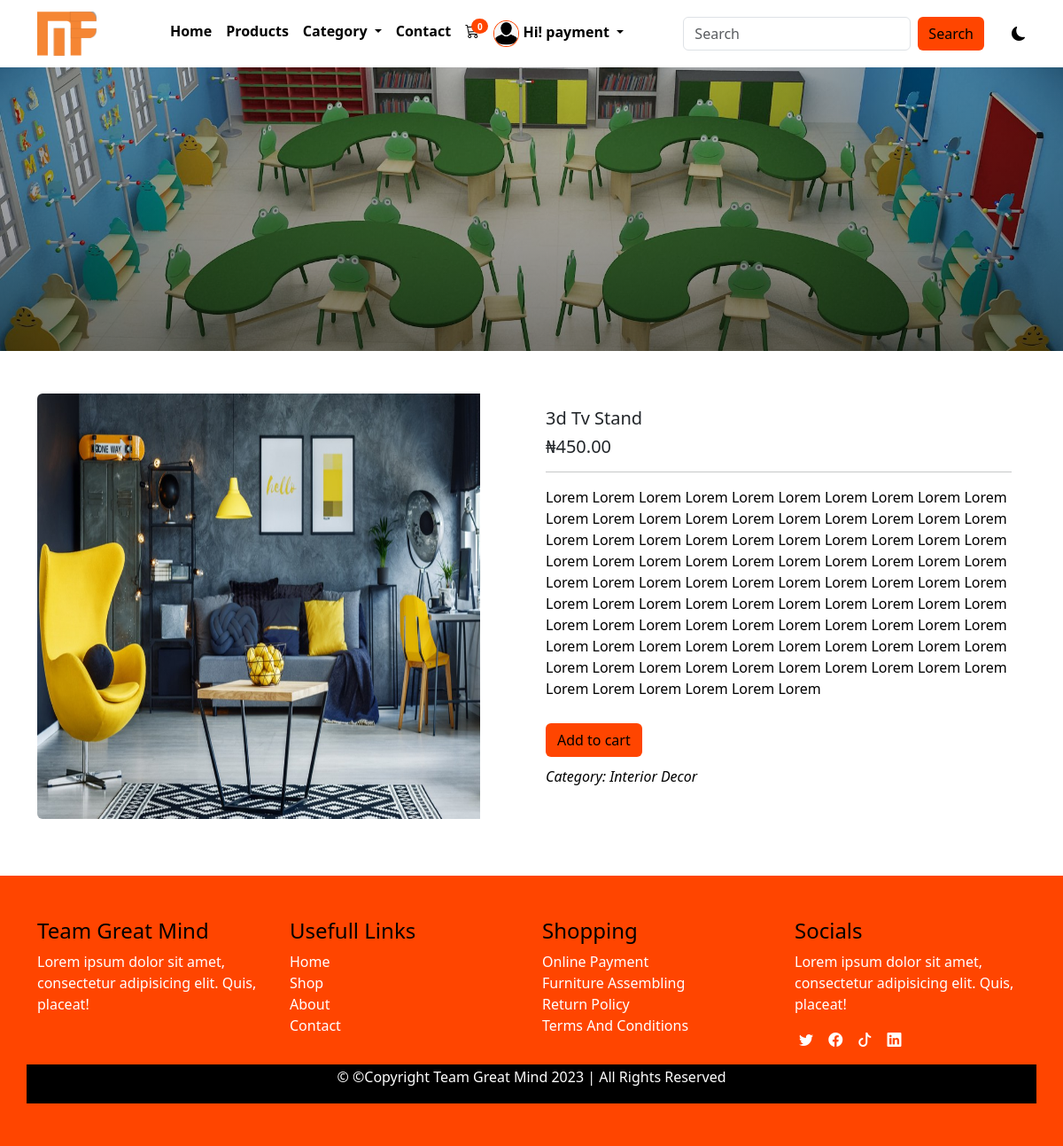
The page /detail/3/3d-tv-stand (signed in) on the database its author committed.
### main/models.py (models this page shows, shortened)
class AppInfo (models.Model):
    appname = models.CharField(max_length=50)
    logo = models.ImageField(upload_to='logo')
    carousel1 = models.ImageField(upload_to='carousel1')
    carousel2 = models.ImageField(upload_to='carousel2')
    carousel3 = models.ImageField(upload_to='carousel3')
    banner = models.ImageField(upload_to='banner')
    avatar = models.ImageField(upload_to='avatar', default=True)
    copyright = models.IntegerField()

class Customer(models.Model):
    n_user = models.OneToOneField(User, on_delete=models.CASCADE)
    first_name = models.CharField(max_length=50)
    last_name = models.CharField(max_length=50)
    phone = models.CharField(max_length=15)
    email = models.EmailField(max_length=100)
    address = models.CharField(max_length=150)
    pix = models.ImageField(upload_to='pix')
    joined = models.DateField(auto_now=True)
    class Meta:
        db_table = 'customer'
        managed = True
        verbose_name = 'Customer'
        verbose_name_plural = 'Customer'

class Product (models.Model):
    category = (models.ForeignKey(Category, on_delete=models.CASCADE))
    name = models.CharField(max_length=50)
    slug = models.SlugField(unique=True)
    pix = models.ImageField(upload_to='pix')
    price = models.DecimalField(max_digits=5, decimal_places=2)
    discount_price = models.DecimalField(max_digits=5, decimal_places=2, blank=True, null=True)
    description = models.TextField()
    featured = models.BooleanField(default=False)
    uploaded = models.DateField(auto_now=True)
    edited = models.DateField(auto_now_add=True)

class Category (models.Model):
    name = models.CharField(max_length=50)
    slug = models.SlugField(unique=True)
    img = models.ImageField(upload_to='catimg')
    def __str__(self):
        return self.name

### main/views.py (the view)
# urls.py: path('detail/<str:id>/<slug:slug>', views.detail, name = "detail"),
def detail(request, id, slug):
    det = Product.objects.get(pk=id)
    context = {
        'det':det
    }
    return render(request, 'detail.html', context)

### main/context_processor.py (called while the page is built)
def dropdown(request):
    info = AppInfo.objects.get(pk=1)
    fdog = Category.objects.all()
    context = {
        'info':info,
        'fdog':fdog,
    }
    return context

def cartcount(request):
    count = Cart.objects.filter(user__username = request.user.username, paid=False)
    itemcount = 0
    for item in count:
        itemcount += item.quantity
    context = {
        'itemcount':itemcount
    }
    return context

### main/templates/detail.html (shortened to what this page needs)
{% extends 'base.html' %}
{% block header %} {% include 'header.html' %} {% endblock header %}
{% block banner %} {% include 'banner.html' %} {% endblock banner %}
{% block content %}
<div class="container my-5">
    <div class="row fdet">
        <div class="card mb-3">
            <div class="row g-0">
                <div class="col-md-6">
                    <img src="{{det.pix.url}}" class="img-fluid rounded-start" alt="..." style="height: 60vh; width: 500px;">
                </div>
                <div class="col-md-6">
                    <div class="card-body">
                        <h5 class="card-title">{{det.name|title}}</h5>
                        <h5 class="card-title">₦{{det.price}}</h5>
                        <hr>
                        <p class="card-text">{{det.description|title}}</p>
                        <button class="btn" type="submit">Add to cart</button>
                        <p class="fdetcat fst-italic">Category: <span>{{det.category|title}}</span></p>
                    </div>
                </div>
            </div>
        </div>
    </div>
</div>
{% endblock content %}
{% block footer %} {% include 'footer.html' %} {% endblock footer %}

### main/templates/header.html (shortened to what this page needs)
<nav class="navbar navbar-expand-lg bg-body-tertiary">
    <div class="container">
        <a class="navbar-brand" href="/index.html"><img src="{{info.logo.url}}" alt="" style="height: 50px;"></a>
        <div class="collapse navbar-collapse" id="navbarSupportedContent">
            <ul class="navbar-nav mx-auto mb-2 mb-lg-0">
                {% if user.is_authenticated %}
                <li class="nav-item">
                    <a class="nav-link" aria-current="page" href="{% url 'home' %}">Home</a>
                </li>
                <li class="nav-item">
                    <a class="nav-link" href=" {% url 'products' %} ">Products</a>
                </li>
                <li class="nav-item dropdown">
                    <a class="nav-link dropdown-toggle" href="#" role="button" data-bs-toggle="dropdown" aria-expanded="false">
                    Category
                    </a>
                </li>
                <li class="nav-item">
                    <a class="nav-link" href="{% url 'contact' %}">Contact</a>
                </li>
                <li class="nav-item">
                    <a class="nav-link" href="{% url 'cart' %}">
                        <div class="wrapper">
                            <i class="bi bi-cart3"></i>
                            <span class="badge">{{itemcount}}</span>
                        </div>
                    </a>
                </li>
                <li class="nav-item dropdown">
                    <a class="nav-link dropdown-toggle" href="#" role="button" data-bs-toggle="dropdown" aria-expanded="false">
                        {% if user.customer %}
                        <img src="{{user.customer.pix.url}}" alt="" style="height: 30px;">
                        {% endif %}
                        <span>Hi! {{user.username}}</span>
                    </a>
                </li>
                {% endif %}
            </ul>
            <form class="d-flex search" role="search" action="{% url 'search' %}" method="POST">
                <input class="form-control me-2" name="search" type="search" placeholder="Search" aria-label="Search">
                <button class="btn btn-outline-success" type="submit">Search</button>
            </form>
            <div class="samson">
                <i class="bi bi-moon-fill"></i>
            </div>
        </div>
    </div>
</nav>

### main/static/css/style.css (style rules this page uses)
* { padding: 0%; margin: 0%; box-sizing: border-box; }
.navbar { background: var(--bg) !important; }
.navbar-nav a { color: var(--text); font-weight: 600; }
.wrapper { position: relative; }
.wrapper span { position: absolute; right: -10px; top: -2px; background-color: orangered; font-size: 10px; border-radius: 50%; }
.nav-link img { border: 1px solid orangered; border-radius: 50%; }
.search button { background-color: orangered; border: none; color: black; font-weight: 500; }
.fdet .card { border: none; }
.fdet .btn { background-color: orangered; color: black; margin-top: 2%; }
.fdet p { color: black; }
.fdetcat { font-weight: 500; padding-top: 2%; }
.samson { margin-left: 3%; cursor: pointer; }
:root { --bg: white; --icon: black; --text: black; }
body { background: var(--bg); color: var(--text); overflow: none; }

### rows shown on the page
AppInfo: logo (picture)
Product: pix (picture), name "3d Tv Stand", price "450.00", description "Lorem Lorem Lorem Lorem Lorem Lorem Lorem Lorem Lorem Lorem Lorem Lorem Lorem Lorem Lorem Lorem Lorem Lorem Lorem Lorem Lorem Lorem Lorem Lorem Lorem Lorem Lorem Lorem Lorem Lorem Lorem Lorem Lorem Lorem Lorem Lorem Lorem Lorem Lorem Lorem Lorem Lorem Lorem Lorem Lorem Lorem Lorem Lorem Lorem Lorem Lorem Lorem Lorem Lorem Lorem Lorem Lorem Lorem Lorem Lorem Lorem Lorem Lorem Lorem Lorem Lorem Lorem Lorem Lorem Lorem Lorem Lorem Lorem Lorem Lorem Lorem Lorem Lorem Lorem Lorem Lorem Lorem Lorem Lorem Lorem Lorem Lorem Lorem Lorem Lorem Lorem Lorem Lorem Lorem Lorem Lorem", category "Interior Decor"

### other values the page prints
{{ itemcount }} "0"
{{ user.username }} "payment"
